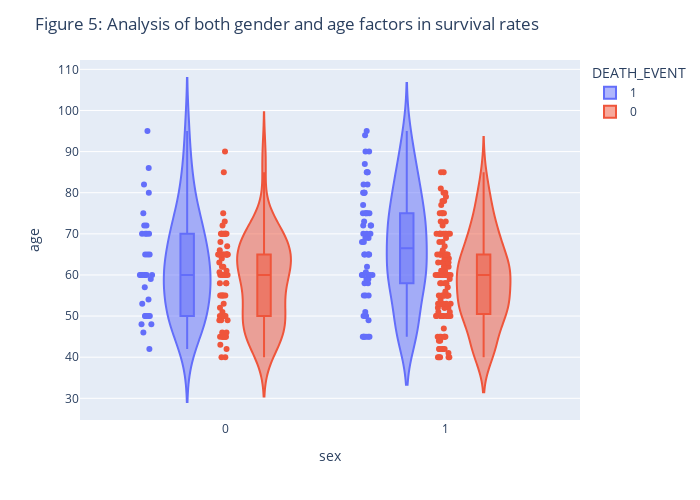

Notebook source saved alongside this figure:
### Code cell
violin_boxplot(heart_data,x = "sex",y="age",color="DEATH_EVENT",points="all",box=True,hover_data=heart_data.columns)

### Figure 1 — Plotly figure (JSON) as saved in the notebook; plotly's stock layout.template omitted (floating-point values rounded to 4 significant figures; data arrays with more than 128 entries replaced by an {"elided": "..."} marker saying what was removed)
{"data": [{"alignmentgroup": "True", "box": {"visible": true}, "customdata": {"elided": "96x13 float values"}, "hovertemplate": "DEATH_EVENT=%{customdata[12]}<br>sex=%{customdata[9]}<br>age=%{customdata[0]}<br>anaemia=%{customdata[1]}<br>creatinine_phosphokinase=%{customdata[2]}<br>diabetes=%{customdata[3]}<br>ejection_fraction=%{customdata[4]}<br>high_blood_pressure=%{customdata[5]}<br>platelets=%{customdata[6]}<br>serum_creatinine=%{customdata[7]}<br>serum_sodium=%{customdata[8]}<br>smoking=%{customdata[10]}<br>time=%{customdata[11]}<extra></extra>", "legendgroup": "1", "marker": {"color": "#636efa"}, "name": "1", "offsetgroup": "1", "orientation": "v", "points": "all", "scalegroup": "True", "showlegend": true, "type": "violin", "x": [1, 1, 1, 1, 0, 1, 1, 1, 0, 1, 1, 1, 1, 1, 1, 1, 1, 0, 0, 0, 1, 0, 1, 0, 1, 1, 1, 1, 1, 0, 1, 1, 1, 0, 0, 1, 0, 1, 0, 1, 1, 1, 1, 0, 1, 0, 0, 0, 0, 1, 1, 1, 1, 0, 1, 1, 0, 1, 0, 1, 1, 1, 1, 0, 0, 1, 0, 1, 0, 0, 1, 0, 1, 1, 1, 0, 0, 1, 0, 1, 1, 1, 1, 1, 1, 0, 0, 1, 1, 0, 0, 1, 0, 1, 1, 1], "x0": " ", "xaxis": "x", "y": [75, 55, 65, 50, 65, 90, 75, 60, 65, 80, 75, 62, 45, 50, 82, 87, 45, 70, 48, 65, 68, 75, 80, 95, 70, 58, 82, 94, 85, 50, 65, 69, 90, 82, 60, 70, 50, 70, 60, 50, 51, 60, 80, 57, 68, 53, 60, 70, 60, 95, 49, 72, 45, 50, 45, 60, 42, 72, 70, 65, 85, 69, 60, 60, 59, 60, 72, 85, 70, 86, 60, 46, 80, 72, 75, 72, 50, 45, 80, 59, 59, 65, 75, 58, 60.67, 50, 60, 45, 77, 48, 54, 73, 60, 55, 65, 55], "y0": " ", "yaxis": "y"}, {"alignmentgroup": "True", "box": {"visible": true}, "customdata": {"elided": "203x13 float values"}, "hovertemplate": "DEATH_EVENT=%{customdata[12]}<br>sex=%{customdata[9]}<br>age=%{customdata[0]}<br>anaemia=%{customdata[1]}<br>creatinine_phosphokinase=%{customdata[2]}<br>diabetes=%{customdata[3]}<br>ejection_fraction=%{customdata[4]}<br>high_blood_pressure=%{customdata[5]}<br>platelets=%{customdata[6]}<br>serum_creatinine=%{customdata[7]}<br>serum_sodium=%{customdata[8]}<br>smoking=%{customdata[10]}<br>time=%{customdata[11]}<extra></extra>", "legendgroup": "0", "marker": {"color": "#EF553B"}, "name": "0", "offsetgroup": "0", "orientation": "v", "points": "all", "scalegroup": "True", "showlegend": true, "type": "violin", "x": {"elided": "203 int values"}, "x0": " ", "xaxis": "x", "y": {"elided": "203 float values"}, "y0": " ", "yaxis": "y"}], "layout": {"height": 500, "legend": {"title": {"text": "DEATH_EVENT"}, "tracegroupgap": 0}, "margin": {"t": 60}, "title": {"text": "Figure 5: Analysis of both gender and age factors in survival rates"}, "violinmode": "group", "width": 700, "xaxis": {"anchor": "y", "domain": [0, 1], "title": {"text": "sex"}}, "yaxis": {"anchor": "x", "domain": [0, 1], "title": {"text": "age"}}}}
